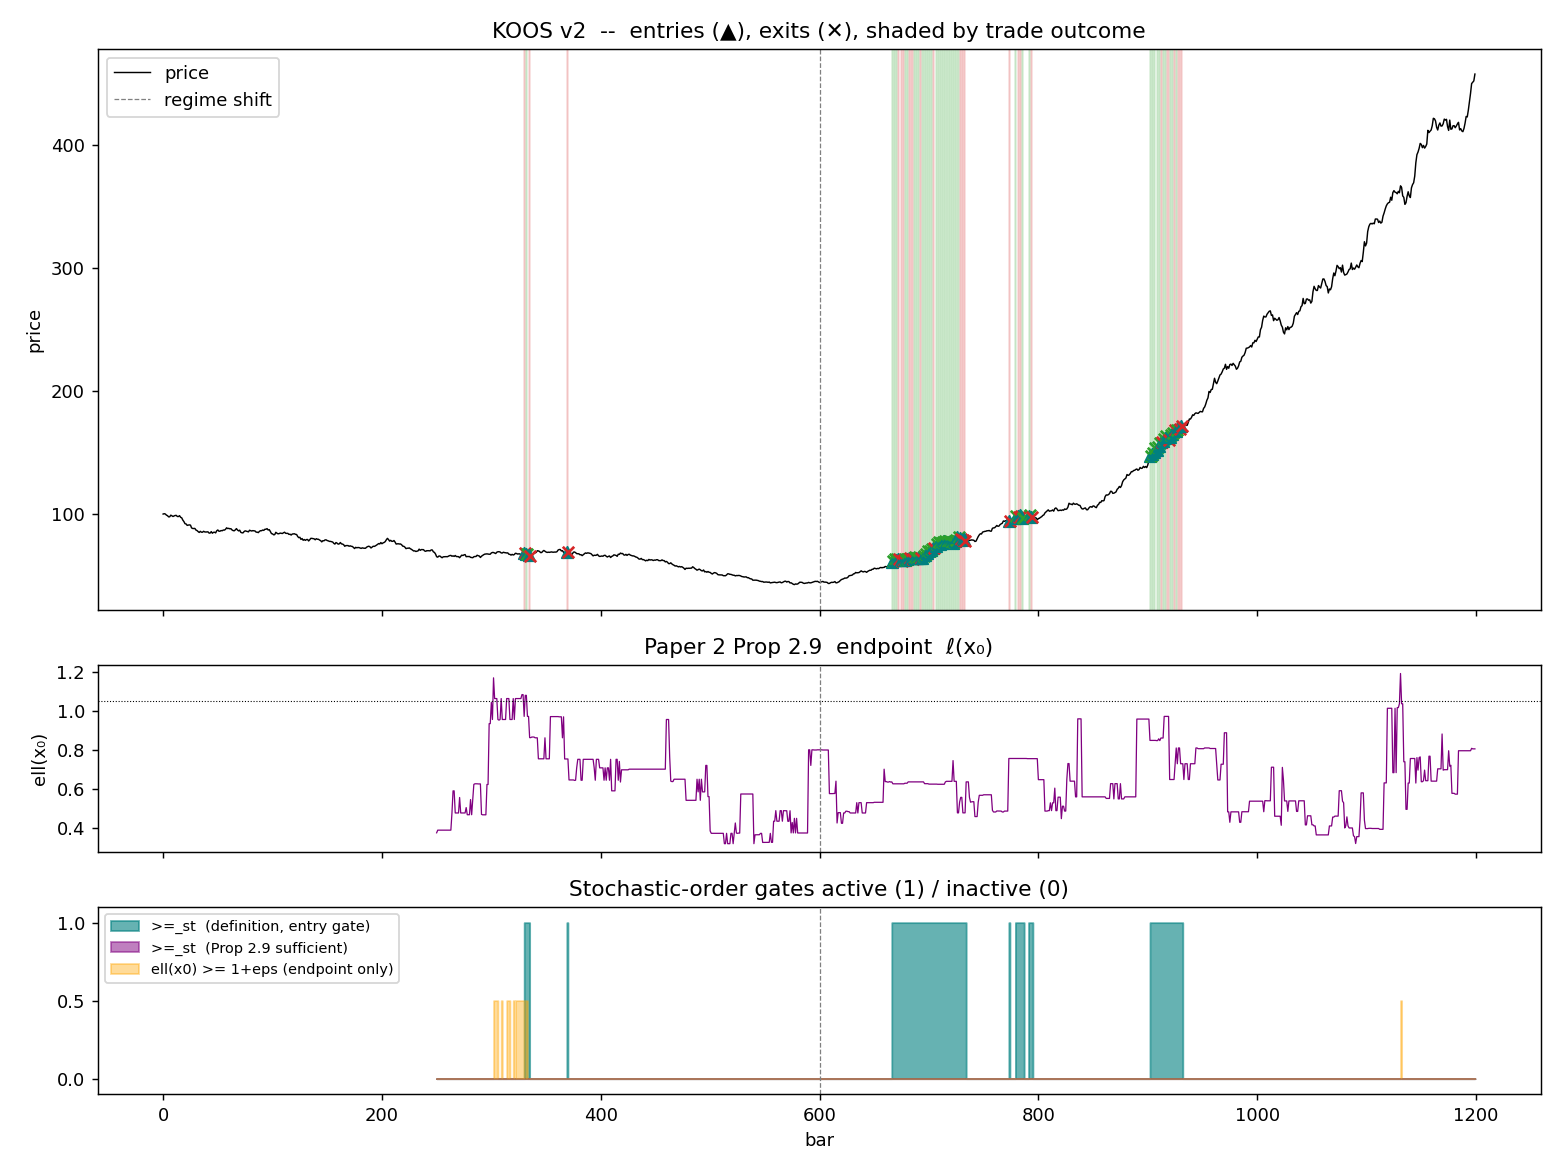

This chart was generated by the following Python code:
"""
KOOS v2 -- Python reference implementation of the Pine v6 strategy.

Bridges:
  [1] Derbazi 2026a  Thm 3.5  -- kernel monotone / concave  =>  >=_lr, >=_lc
  [2] Derbazi 2026b  Prop 2.9 -- superlevel-set endpoint     =>  >=_st, >=_hr
  [3] Gnedin  2026   Thm 1    -- accept iff x_now <= 2/(T-t)  (beta-2 rule)
                     Thm 3    -- discrete cutoffs delta_k    (optional)

Demo: synthetic price series with a known regime shift; the gates should
fire only after the shift, and exits should obey Gnedin's hyperbolic boundary.
"""

import numpy as np
import pandas as pd
import matplotlib.pyplot as plt

# ---------- 1.  synthetic OHLC with a regime shift -----------------------
rng = np.random.default_rng(7)
N = 1200
mu_pre,  sd_pre  = 0.0000, 0.010      # flat-ish baseline
mu_post, sd_post = 0.0040, 0.010      # +0.4 sigma drift after bar 600
r = np.concatenate([rng.normal(mu_pre,  sd_pre,  600),
                    rng.normal(mu_post, sd_post, N - 600)])
price = 100 * np.exp(np.cumsum(r))

# ---------- 2.  strategy parameters --------------------------------------
nBase, nCurr = 200, 50
nBins        = 21
binHalf      = 2.5
Tbars        = 40
endpMrg      = 0.05

# Gnedin discrete cutoffs (Paper 3, Thm 3)
DELTA = np.array([1.353, 0.803, 0.572, 0.445, 0.363, 0.303,
                  0.266, 0.235, 0.210, 0.190, 0.173])

# ---------- 3.  per-bar gate evaluation ----------------------------------
def gates(window_curr, window_base):
    """Detect "current >=_X baseline" gates.
       Per Paper 2 Def 1.3 and Prop 2.9, set  P = baseline, Q = current;
       then  baseline <=_st current  <=>  ell(x0) >= 1  with {ell>=1} initial,
       where  ell = f_baseline / f_current.
       Returns (stDom, hrDom, lcShape, ell_at_x0, monoDownLR, concave_logL).
    """
    sig = np.std(np.concatenate([window_curr, window_base]))
    mu  = np.mean(np.concatenate([window_curr, window_base]))
    if sig <= 0:
        return False, False, False, np.nan, False, False
    edges = np.linspace(mu - binHalf*sig, mu + binHalf*sig, nBins + 1)
    fC, _ = np.histogram(window_curr, bins=edges)   # current  (= Q)
    fB, _ = np.histogram(window_base, bins=edges)   # baseline (= P)
    fC = (fC + 1) / (len(window_curr) + nBins)
    fB = (fB + 1) / (len(window_base) + nBins)
    # 3-bin moving-average smoothing (noise mitigation; preserves shape gates)
    kern = np.array([1, 2, 1]) / 4
    fC = np.convolve(fC, kern, mode="same"); fC /= fC.sum()
    fB = np.convolve(fB, kern, mode="same"); fB /= fB.sum()
    ell  = fB / fC                                  # ell = fP/fQ per Prop 2.9
    logL = np.log(ell)

    # Paper 1 Thm 3.5(i): baseline <=_lr current  <=>  ell nonincreasing in x
    monoDownLR = np.all(np.diff(logL) <= 0)
    # log-concavity of fP/fQ (Paper 1 Thm 3.5(ii) shape diagnostic)
    concave    = np.all(np.diff(logL, 2) <= 0)

    # Paper 2 Prop 2.9 -- leftmost non-trivial-P bin = x_0
    left = int(np.argmax(fB > 1.5 / (len(window_base) + nBins)))
    ellL = ell[left]
    endpointOK = ellL >= 1.0 + endpMrg

    # Paper 2 Prop 2.8 sign-pattern relaxation: ell-1 may have <=2 sign changes
    # and must be <0 on the rightmost run.  More forgiving than strict Prop 2.9.
    tol = 0.02
    signs = np.sign(ell[left:] - 1.0) * (np.abs(ell[left:] - 1.0) > tol)
    nz = signs[signs != 0]
    changes = int(np.sum(np.diff(nz) != 0)) if len(nz) > 1 else 0
    rightNeg = (nz[-1] < 0) if len(nz) > 0 else True
    intervalOK = (changes <= 2) and rightNeg

    # Prop 2.9 hr addition: ell nonincreasing on J\A (right tail)
    hrTail, seenOut = True, False
    for i in range(left, len(ell) - 1):
        if ell[i] < 1.0:
            seenOut = True
        if seenOut and ell[i+1] > ell[i] + 1e-9:
            hrTail = False
            break

    # debug stash
    gates._last = dict(endpointOK=endpointOK, intervalOK=intervalOK, hrTail=hrTail,
                       changes=changes, rightNeg=rightNeg, ellL=ellL)
    # ---- definition-level gates (gold standard) ----
    # current >=_st baseline  <=>  Sbar_curr(x) >= Sbar_base(x)  for all x
    n_curr_w = len(window_curr); n_base_w = len(window_base)
    # use a shared evaluation grid (midpoints of bins)
    Sbar_curr = np.array([(window_curr >= e).mean() for e in edges[:-1]])
    Sbar_base = np.array([(window_base >= e).mean() for e in edges[:-1]])
    stDom_def = np.all(Sbar_curr + 1e-9 >= Sbar_base)
    # current >=_hr baseline  <=>  Sbar_curr / Sbar_base nondecreasing
    eps = 1e-6
    ratio = (Sbar_curr + eps) / (Sbar_base + eps)
    hrDom_def = np.all(np.diff(ratio) >= -1e-9)

    # Paper 2 Prop 2.9 sufficient route (diagnostic; can fail even when defn holds)
    stDom_p29 = endpointOK and intervalOK
    hrDom_p29 = stDom_p29 and hrTail

    # debug stash
    gates._last = dict(endpointOK=endpointOK, intervalOK=intervalOK, hrTail=hrTail,
                       changes=changes, rightNeg=rightNeg, ellL=ellL,
                       stDom_def=stDom_def, hrDom_def=hrDom_def,
                       stDom_p29=stDom_p29, hrDom_p29=hrDom_p29)
    # entry uses the gold-standard >=_hr (definition); Prop 2.9 shown alongside
    stDom   = stDom_def
    hrDom   = hrDom_def
    lcShape = concave
    return stDom, hrDom, lcShape, ellL, monoDownLR, concave


# ---------- 4.  event-driven backtest ------------------------------------
pos    = 0            # 0 = flat, 1 = long
entry  = np.nan
t      = 0            # bars in position
log_t  = []           # diagnostics
trades = []           # (entry_bar, exit_bar, reason, pnl)

for i in range(nBase + nCurr, N):
    cur  = r[i - nCurr : i]
    base = r[i - nCurr - nBase : i - nCurr]
    stDom, hrDom, lrDom_lc, ellL, monoUp, concave = gates(cur, base)

    if pos == 1:
        t += 1
        x_now    = np.log(entry / price[i])           # loss if we exit now
        remain   = max(1, Tbars - t)
        thr      = 2.0 / remain                       # Gnedin (9)
        gnedin   = x_now <= thr
        timeexit = t >= Tbars
        flip     = not stDom
        if gnedin or timeexit or flip:
            reason = "beta2" if gnedin else ("T" if timeexit else "flip")
            trades.append((entry_bar, i, reason, price[i]/entry - 1))
            pos, t = 0, 0
    else:
        # entry gate: stochastic dominance of current over baseline
        if stDom:
            pos, entry, entry_bar, t = 1, price[i], i, 0

    L = gates._last
    log_t.append(dict(bar=i, price=price[i], stDom=stDom, hrDom=hrDom,
                      lrDom_lc=lrDom_lc, ell_x0=ellL, pos=pos,
                      stDom_p29=L["stDom_p29"], hrDom_p29=L["hrDom_p29"],
                      endpointOK=L["endpointOK"], intervalOK=L["intervalOK"]))

df = pd.DataFrame(log_t)
print("Gate firing rates (whole test region):")
print(df[["stDom","hrDom","stDom_p29","hrDom_p29","endpointOK","intervalOK"]]
        .mean().round(3).to_string())
print("\nDetection window (650<=bar<=850, baseline pre-shift / current post-shift):")
sub = df[(df.bar >= 650) & (df.bar <= 850)]
print(sub[["stDom","hrDom","stDom_p29","hrDom_p29"]].mean().round(3).to_string())
print(f"ell(x0) deciles:\n{df['ell_x0'].describe()}")
print(f"Trades: {len(trades)}")
wins = [p for _,_,_,p in trades if p > 0]
print(f"Win rate: {len(wins)}/{len(trades)} = {len(wins)/max(1,len(trades)):.0%}")
print(f"Total return: {sum(p for _,_,_,p in trades):+.2%}")
print(f"Mean PnL/trade: {np.mean([p for _,_,_,p in trades]):+.3%}" if trades else "")
print("\nReason breakdown:")
print(pd.Series([r for _,_,r,_ in trades]).value_counts().to_string())

# ---------- 5.  visualisation -------------------------------------------
fig, axes = plt.subplots(3, 1, figsize=(12, 9), sharex=True,
                         gridspec_kw=dict(height_ratios=[3, 1, 1]))

ax = axes[0]
ax.plot(price, lw=0.8, color="black", label="price")
ax.axvline(600, color="grey", ls="--", lw=0.7, label="regime shift")
for eb, xb, reason, pnl in trades:
    c = "tab:green" if pnl > 0 else "tab:red"
    ax.axvspan(eb, xb, alpha=0.15, color=c)
    ax.scatter(eb, price[eb], marker="^", color="teal", s=40, zorder=5)
    ax.scatter(xb, price[xb], marker="x", color=c, s=40, zorder=5)
ax.set_title("KOOS v2  --  entries (▲), exits (✕), shaded by trade outcome")
ax.legend(loc="upper left"); ax.set_ylabel("price")

ax = axes[1]
ax.plot(df["bar"], df["ell_x0"], lw=0.7, color="purple")
ax.axhline(1.0 + endpMrg, color="black", ls=":", lw=0.6)
ax.axvline(600, color="grey", ls="--", lw=0.7)
ax.set_ylabel("ell(x₀)"); ax.set_title("Paper 2 Prop 2.9  endpoint  ℓ(x₀)")

ax = axes[2]
ax.fill_between(df["bar"], 0, df["stDom"].astype(int), step="post",
                color="teal", alpha=0.6, label=">=_st  (definition, entry gate)")
ax.fill_between(df["bar"], 0, df["stDom_p29"].astype(int), step="post",
                color="purple", alpha=0.5, label=">=_st  (Prop 2.9 sufficient)")
ax.fill_between(df["bar"], 0, df["endpointOK"].astype(int) * 0.5, step="post",
                color="orange", alpha=0.4, label="ell(x0) >= 1+eps (endpoint only)")
ax.axvline(600, color="grey", ls="--", lw=0.7)
ax.set_ylim(-0.1, 1.1); ax.set_yticks([0, 0.5, 1])
ax.set_xlabel("bar"); ax.legend(loc="upper left", fontsize=8)
ax.set_title("Stochastic-order gates active (1) / inactive (0)")

plt.tight_layout()
plt.savefig("/tmp/koos_v2_demo.png", dpi=130)
print("\nSaved /tmp/koos_v2_demo.png")
